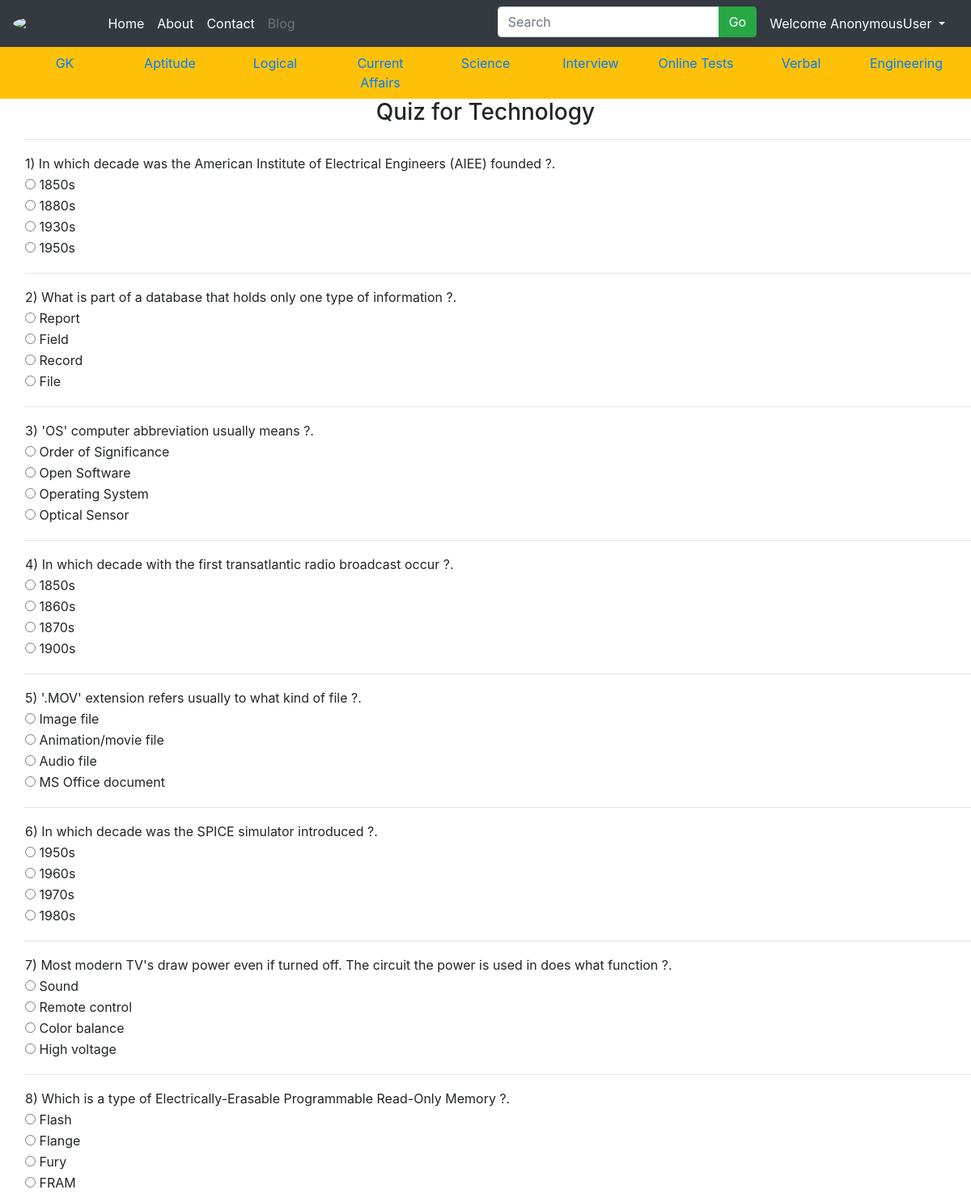
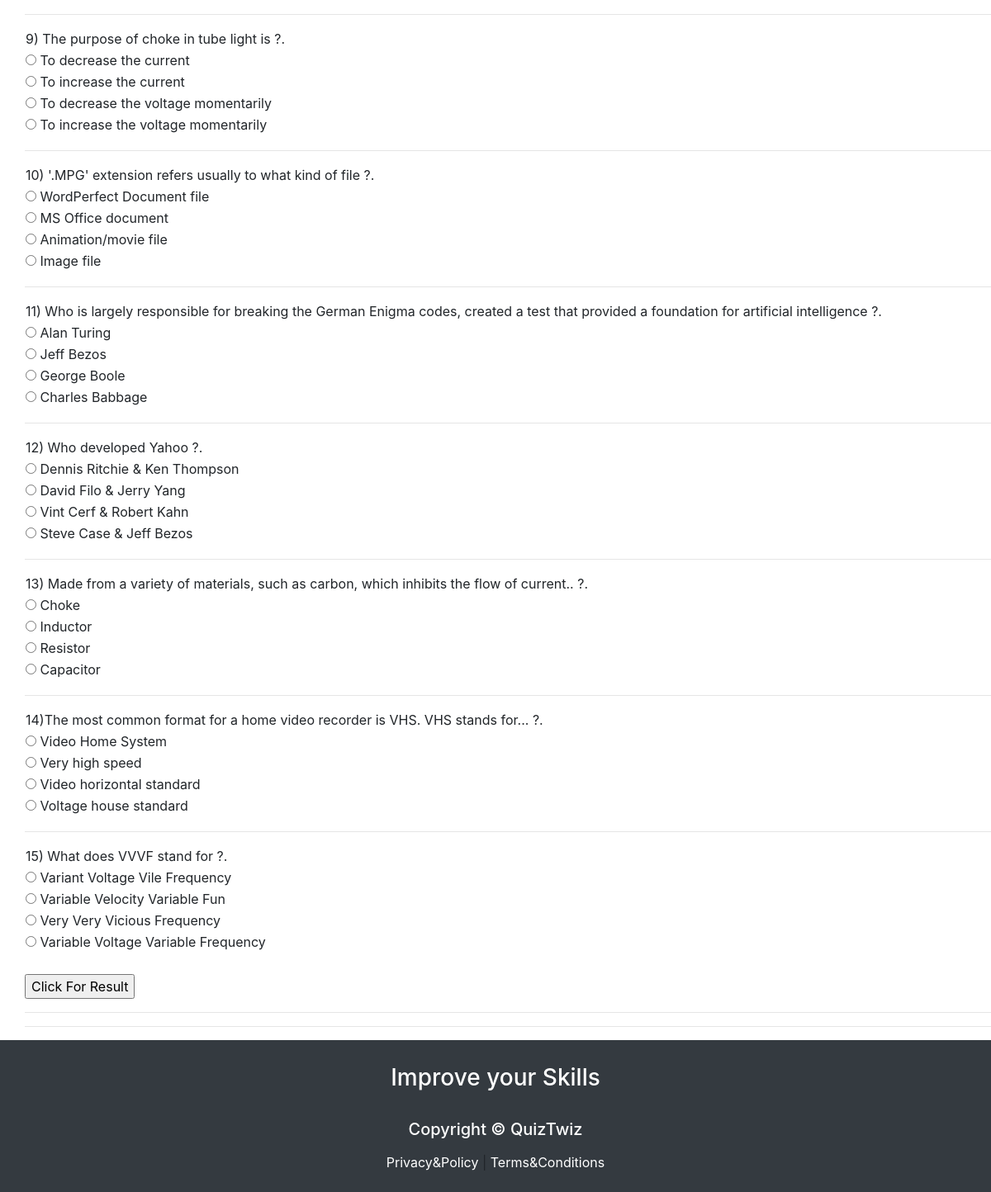
/technology, run on the app's committed database (2 pictures, top to bottom).
### QuizApp/models.py (models this page shows, shortened)
class Technology(models.Model):
    Question = models.CharField(max_length=250)
    option1 = models.CharField(max_length=100)
    option2 = models.CharField(max_length=100)
    option3 = models.CharField(max_length=100)
    option4 = models.CharField(max_length=100)
    correctans = models.CharField(max_length=100)

### QuizApp/views.py (the view)
# urls.py: path('technology',views.technology, name='Technology'),
def technology(request):
    results = Technology.objects.all()
    return render(request,'technology.html',{'Technology':results})

### Templates/technology.html (shortened to what this page needs)
{% extends 'base.html' %}
{% block body %}
<center>
    <h3>Quiz for Technology</h3>
</center>
<div style="padding-left:30px">
    {%for result in Technology%}
        <table>
            <tr>
                <td>{{result.Question}} ?.</td>
            </tr>
            <tr>
                <td><input type="radio" id="option1" class="rb" name="{{result.Question}}" value="{{result.option1}}"> {{result.option1}}</td>
            </tr>
            <tr>
                <td><input type="radio" id="option2" class="rb" name="{{result.Question}}" value="{{result.option2}}"> {{result.option2}}</td>
            </tr>
            <tr>
                <td><input type="radio" id="option3" class="rb" name="{{result.Question}}" value="{{result.option3}}"> {{result.option3}}</td>
            </tr>
            <tr>
                <td><input type="radio" id="option4" class="rb" name="{{result.Question}}" value="{{result.option4}}"> {{result.option4}}</td>
            </tr>
            <tr>
                <td><lable id="correctans" class="rb" style="display:none; color:green;"><b>The Correct Answer Is :{{result.correctans}}</b></lable></td>
            </tr>
            <hr>
        </table>
    {% endfor %}
    <br>
    <input type="submit" value="Click For Result" id="but1" onclick="getanswers();"/>
    <hr/>
    <hr>
</div>
{% endblock body %}

### data on the page
Technology: Question "1) In which decade was the American Institute of Electrical Engineers (AIEE) founded", option1 "1850s", option2 "1880s", option3 "1930s", option4 "1950s"
Technology: Question "2) What is part of a database that holds only one type of information", option1 "Report", option2 "Field", option3 "Record", option4 "File"
Technology: Question "3) 'OS' computer abbreviation usually means", option1 "Order of Significance", option2 "Open Software", option3 "Operating System", option4 "Optical Sensor"
Technology: Question "4) In which decade with the first transatlantic radio broadcast occur", option1 "1850s", option2 "1860s", option3 "1870s", option4 "1900s"
Technology: Question "5) '.MOV' extension refers usually to what kind of file", option1 "Image file", option2 "Animation/movie file", option3 "Audio file", option4 "MS Office document"
Technology: Question "6) In which decade was the SPICE simulator introduced", option1 "1950s", option2 "1960s", option3 "1970s", option4 "1980s"
Technology: Question "7) Most modern TV's draw power even if turned off. The circuit the power is used in does what function", option1 "Sound", option2 "Remote control", option3 "Color balance", option4 "High voltage"
Technology: Question "8) Which is a type of Electrically-Erasable Programmable Read-Only Memory", option1 "Flash", option2 "Flange", option3 "Fury", option4 "FRAM"
Technology: Question "9) The purpose of choke in tube light is", option1 "To decrease the current", option2 "To increase the current", option3 "To decrease the voltage momentarily", option4 "To increase the voltage momentarily"
Technology: Question "10) '.MPG' extension refers usually to what kind of file", option1 "WordPerfect Document file", option2 "MS Office document", option3 "Animation/movie file", option4 "Image file"
Technology: Question "11) Who is largely responsible for breaking the German Enigma codes, created a test that provided a foundation for artificial intelligence", option1 "Alan Turing", option2 "Jeff Bezos", option3 "George Boole", option4 "Charles Babbage"
Technology: Question "12) Who developed Yahoo", option1 "Dennis Ritchie & Ken Thompson", option2 "David Filo & Jerry Yang", option3 "Vint Cerf & Robert Kahn", option4 "Steve Case & Jeff Bezos"
Technology: Question "13) Made from a variety of materials, such as carbon, which inhibits the flow of current..", option1 "Choke", option2 "Inductor", option3 "Resistor", option4 "Capacitor"
Technology: Question "14)The most common format for a home video recorder is VHS. VHS stands for...", option1 "Video Home System", option2 "Very high speed", option3 "Video horizontal standard", option4 "Voltage house standard"
Technology: Question "15) What does VVVF stand for", option1 "Variant Voltage Vile Frequency", option2 "Variable Velocity Variable Fun", option3 "Very Very Vicious Frequency", option4 "Variable Voltage Variable Frequency"

### other printed values
{{ request.user }} "AnonymousUser"
